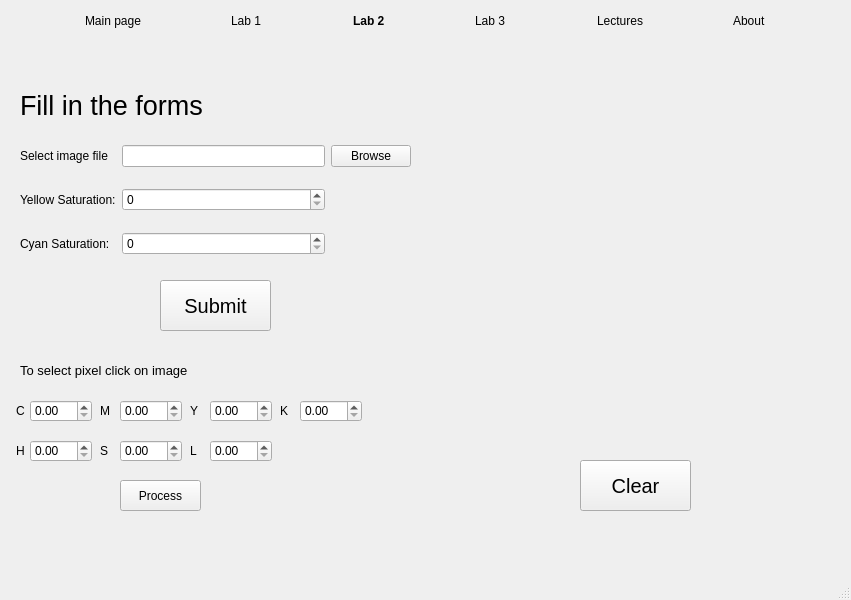
<?xml version="1.0" encoding="UTF-8"?>
<ui version="4.0">
 <class>MainWindow</class>
 <widget class="QMainWindow" name="MainWindow">
  <property name="geometry">
   <rect>
    <x>0</x>
    <y>0</y>
    <width>851</width>
    <height>600</height>
   </rect>
  </property>
  <property name="windowTitle">
   <string>FractalWindow</string>
  </property>
  <widget class="QWidget" name="centralwidget">
   <widget class="QLabel" name="label">
    <property name="geometry">
     <rect>
      <x>20</x>
      <y>90</y>
      <width>191</width>
      <height>31</height>
     </rect>
    </property>
    <property name="font">
     <font>
      <pointsize>20</pointsize>
     </font>
    </property>
    <property name="text">
     <string>Fill in the forms</string>
    </property>
   </widget>
   <widget class="QPushButton" name="operate_image_button">
    <property name="geometry">
     <rect>
      <x>160</x>
      <y>280</y>
      <width>111</width>
      <height>51</height>
     </rect>
    </property>
    <property name="font">
     <font>
      <pointsize>15</pointsize>
     </font>
    </property>
    <property name="text">
     <string>Submit</string>
    </property>
   </widget>
   <widget class="QWidget" name="widget" native="true">
    <property name="geometry">
     <rect>
      <x>430</x>
      <y>70</y>
      <width>411</width>
      <height>371</height>
     </rect>
    </property>
    <widget class="QLabel" name="image">
     <property name="geometry">
      <rect>
       <x>8</x>
       <y>5</y>
       <width>401</width>
       <height>361</height>
      </rect>
     </property>
     <property name="sizePolicy">
      <sizepolicy hsizetype="Expanding" vsizetype="Expanding">
       <horstretch>1</horstretch>
       <verstretch>1</verstretch>
      </sizepolicy>
     </property>
     <property name="text">
      <string/>
     </property>
     <property name="scaledContents">
      <bool>false</bool>
     </property>
     <property name="alignment">
      <set>Qt::AlignCenter</set>
     </property>
    </widget>
   </widget>
   <widget class="QPushButton" name="clear_button">
    <property name="geometry">
     <rect>
      <x>580</x>
      <y>460</y>
      <width>111</width>
      <height>51</height>
     </rect>
    </property>
    <property name="font">
     <font>
      <pointsize>15</pointsize>
     </font>
    </property>
    <property name="text">
     <string>Clear</string>
    </property>
   </widget>
   <widget class="QWidget" name="gridLayoutWidget">
    <property name="geometry">
     <rect>
      <x>20</x>
      <y>130</y>
      <width>391</width>
      <height>141</height>
     </rect>
    </property>
    <layout class="QGridLayout" name="gridLayout">
     <item row="1" column="1">
      <widget class="QSpinBox" name="yellowSaturation">
       <property name="maximum">
        <number>100</number>
       </property>
      </widget>
     </item>
     <item row="1" column="0">
      <widget class="QLabel" name="label_3">
       <property name="text">
        <string>Yellow Saturation:</string>
       </property>
      </widget>
     </item>
     <item row="0" column="1">
      <widget class="QLineEdit" name="path_line"/>
     </item>
     <item row="0" column="2">
      <widget class="QPushButton" name="browseButton">
       <property name="text">
        <string>Browse</string>
       </property>
      </widget>
     </item>
     <item row="0" column="0">
      <widget class="QLabel" name="label_2">
       <property name="text">
        <string>Select image file</string>
       </property>
      </widget>
     </item>
     <item row="2" column="0">
      <widget class="QLabel" name="label_4">
       <property name="text">
        <string>Cyan Saturation:</string>
       </property>
      </widget>
     </item>
     <item row="2" column="1">
      <widget class="QSpinBox" name="yellowSaturation_2">
       <property name="maximum">
        <number>100</number>
       </property>
      </widget>
     </item>
    </layout>
   </widget>
   <widget class="QWidget" name="horizontalLayoutWidget">
    <property name="geometry">
     <rect>
      <x>0</x>
      <y>0</y>
      <width>851</width>
      <height>41</height>
     </rect>
    </property>
    <layout class="QHBoxLayout" name="horizontalLayout">
     <item>
      <spacer name="horizontalSpacer_2">
       <property name="orientation">
        <enum>Qt::Horizontal</enum>
       </property>
       <property name="sizeHint" stdset="0">
        <size>
         <width>40</width>
         <height>20</height>
        </size>
       </property>
      </spacer>
     </item>
     <item>
      <widget class="QLabel" name="mainPage">
       <property name="font">
        <font>
         <bold>false</bold>
        </font>
       </property>
       <property name="text">
        <string>Main page</string>
       </property>
      </widget>
     </item>
     <item>
      <spacer name="horizontalSpacer_3">
       <property name="orientation">
        <enum>Qt::Horizontal</enum>
       </property>
       <property name="sizeHint" stdset="0">
        <size>
         <width>40</width>
         <height>20</height>
        </size>
       </property>
      </spacer>
     </item>
     <item>
      <widget class="QLabel" name="lab1">
       <property name="font">
        <font>
         <bold>false</bold>
        </font>
       </property>
       <property name="text">
        <string>Lab 1</string>
       </property>
      </widget>
     </item>
     <item>
      <spacer name="horizontalSpacer_4">
       <property name="orientation">
        <enum>Qt::Horizontal</enum>
       </property>
       <property name="sizeHint" stdset="0">
        <size>
         <width>40</width>
         <height>20</height>
        </size>
       </property>
      </spacer>
     </item>
     <item>
      <widget class="QLabel" name="lab2">
       <property name="font">
        <font>
         <bold>true</bold>
        </font>
       </property>
       <property name="text">
        <string>Lab 2</string>
       </property>
      </widget>
     </item>
     <item>
      <spacer name="horizontalSpacer_5">
       <property name="orientation">
        <enum>Qt::Horizontal</enum>
       </property>
       <property name="sizeHint" stdset="0">
        <size>
         <width>40</width>
         <height>20</height>
        </size>
       </property>
      </spacer>
     </item>
     <item>
      <widget class="QLabel" name="lab3">
       <property name="font">
        <font>
         <bold>false</bold>
        </font>
       </property>
       <property name="text">
        <string>Lab 3</string>
       </property>
      </widget>
     </item>
     <item>
      <spacer name="horizontalSpacer_7">
       <property name="orientation">
        <enum>Qt::Horizontal</enum>
       </property>
       <property name="sizeHint" stdset="0">
        <size>
         <width>40</width>
         <height>20</height>
        </size>
       </property>
      </spacer>
     </item>
     <item>
      <widget class="QLabel" name="lectures">
       <property name="font">
        <font>
         <bold>false</bold>
        </font>
       </property>
       <property name="text">
        <string>Lectures</string>
       </property>
      </widget>
     </item>
     <item>
      <spacer name="horizontalSpacer">
       <property name="orientation">
        <enum>Qt::Horizontal</enum>
       </property>
       <property name="sizeHint" stdset="0">
        <size>
         <width>40</width>
         <height>20</height>
        </size>
       </property>
      </spacer>
     </item>
     <item>
      <widget class="QLabel" name="about">
       <property name="font">
        <font>
         <bold>false</bold>
        </font>
       </property>
       <property name="text">
        <string>About</string>
       </property>
      </widget>
     </item>
     <item>
      <spacer name="horizontalSpacer_6">
       <property name="orientation">
        <enum>Qt::Horizontal</enum>
       </property>
       <property name="sizeHint" stdset="0">
        <size>
         <width>40</width>
         <height>20</height>
        </size>
       </property>
      </spacer>
     </item>
    </layout>
   </widget>
   <widget class="QLabel" name="label_5">
    <property name="geometry">
     <rect>
      <x>20</x>
      <y>360</y>
      <width>171</width>
      <height>21</height>
     </rect>
    </property>
    <property name="font">
     <font>
      <pointsize>10</pointsize>
     </font>
    </property>
    <property name="text">
     <string>To select pixel click on image</string>
    </property>
   </widget>
   <widget class="QLabel" name="label_6">
    <property name="geometry">
     <rect>
      <x>16</x>
      <y>400</y>
      <width>20</width>
      <height>21</height>
     </rect>
    </property>
    <property name="text">
     <string>C</string>
    </property>
   </widget>
   <widget class="QLabel" name="label_7">
    <property name="geometry">
     <rect>
      <x>100</x>
      <y>400</y>
      <width>31</width>
      <height>21</height>
     </rect>
    </property>
    <property name="text">
     <string>M</string>
    </property>
   </widget>
   <widget class="QLabel" name="label_8">
    <property name="geometry">
     <rect>
      <x>190</x>
      <y>400</y>
      <width>16</width>
      <height>21</height>
     </rect>
    </property>
    <property name="text">
     <string>Y</string>
    </property>
   </widget>
   <widget class="QLabel" name="label_9">
    <property name="geometry">
     <rect>
      <x>280</x>
      <y>400</y>
      <width>21</width>
      <height>21</height>
     </rect>
    </property>
    <property name="text">
     <string>K</string>
    </property>
   </widget>
   <widget class="QDoubleSpinBox" name="C">
    <property name="geometry">
     <rect>
      <x>30</x>
      <y>400</y>
      <width>62</width>
      <height>22</height>
     </rect>
    </property>
    <property name="maximum">
     <double>1.000000000000000</double>
    </property>
    <property name="singleStep">
     <double>0.100000000000000</double>
    </property>
   </widget>
   <widget class="QDoubleSpinBox" name="M">
    <property name="geometry">
     <rect>
      <x>120</x>
      <y>400</y>
      <width>62</width>
      <height>22</height>
     </rect>
    </property>
    <property name="maximum">
     <double>1.000000000000000</double>
    </property>
    <property name="singleStep">
     <double>0.100000000000000</double>
    </property>
   </widget>
   <widget class="QDoubleSpinBox" name="Y">
    <property name="geometry">
     <rect>
      <x>210</x>
      <y>400</y>
      <width>62</width>
      <height>22</height>
     </rect>
    </property>
    <property name="maximum">
     <double>1.000000000000000</double>
    </property>
    <property name="singleStep">
     <double>0.100000000000000</double>
    </property>
   </widget>
   <widget class="QDoubleSpinBox" name="K">
    <property name="geometry">
     <rect>
      <x>300</x>
      <y>400</y>
      <width>62</width>
      <height>22</height>
     </rect>
    </property>
    <property name="decimals">
     <number>2</number>
    </property>
    <property name="maximum">
     <double>1.000000000000000</double>
    </property>
    <property name="singleStep">
     <double>0.100000000000000</double>
    </property>
   </widget>
   <widget class="QLabel" name="label_10">
    <property name="geometry">
     <rect>
      <x>100</x>
      <y>440</y>
      <width>31</width>
      <height>21</height>
     </rect>
    </property>
    <property name="text">
     <string>S</string>
    </property>
   </widget>
   <widget class="QDoubleSpinBox" name="H">
    <property name="geometry">
     <rect>
      <x>30</x>
      <y>440</y>
      <width>62</width>
      <height>22</height>
     </rect>
    </property>
    <property name="maximum">
     <double>360.000000000000000</double>
    </property>
    <property name="singleStep">
     <double>0.100000000000000</double>
    </property>
   </widget>
   <widget class="QDoubleSpinBox" name="S">
    <property name="geometry">
     <rect>
      <x>120</x>
      <y>440</y>
      <width>62</width>
      <height>22</height>
     </rect>
    </property>
    <property name="maximum">
     <double>1.000000000000000</double>
    </property>
    <property name="singleStep">
     <double>0.100000000000000</double>
    </property>
   </widget>
   <widget class="QLabel" name="label_11">
    <property name="geometry">
     <rect>
      <x>16</x>
      <y>440</y>
      <width>20</width>
      <height>21</height>
     </rect>
    </property>
    <property name="text">
     <string>H</string>
    </property>
   </widget>
   <widget class="QLabel" name="label_12">
    <property name="geometry">
     <rect>
      <x>190</x>
      <y>440</y>
      <width>16</width>
      <height>21</height>
     </rect>
    </property>
    <property name="text">
     <string>L</string>
    </property>
   </widget>
   <widget class="QDoubleSpinBox" name="L">
    <property name="geometry">
     <rect>
      <x>210</x>
      <y>440</y>
      <width>62</width>
      <height>22</height>
     </rect>
    </property>
    <property name="maximum">
     <double>100.000000000000000</double>
    </property>
    <property name="singleStep">
     <double>0.100000000000000</double>
    </property>
   </widget>
   <widget class="QPushButton" name="processPixel">
    <property name="geometry">
     <rect>
      <x>120</x>
      <y>480</y>
      <width>81</width>
      <height>31</height>
     </rect>
    </property>
    <property name="text">
     <string>Process</string>
    </property>
   </widget>
  </widget>
  <widget class="QMenuBar" name="menubar">
   <property name="geometry">
    <rect>
     <x>0</x>
     <y>0</y>
     <width>851</width>
     <height>22</height>
    </rect>
   </property>
  </widget>
  <widget class="QStatusBar" name="statusbar"/>
 </widget>
 <resources/>
 <connections/>
</ui>
